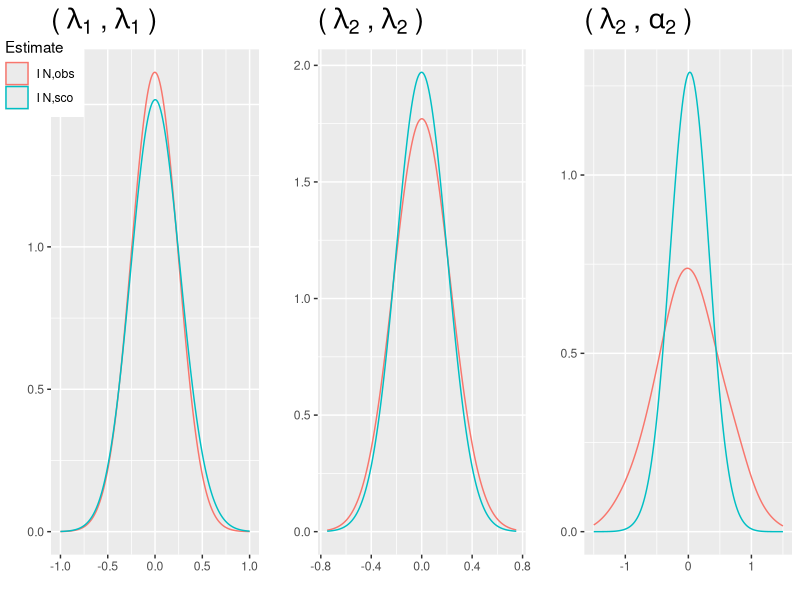

Here is the R script that generated this plot:
### "Computing an empirical Fisher information matrix estimate in latent variable
### models through stochastic approximation."
### ---------------------------------------------------------------------------

### Numerical study in a Poisson mixture model : statistical properties of 
### two estimators of the Fisher Information matrix 
### (section 4.1 of the article)

## Source useful libraries ----------------------------------------------------

rm(list=ls())

library(ggplot2)
library(cowplot)


## Defining useful R functions ------------------------------------------------


## EM algorithm for parameter estimation

em.poisson.mixture <- function(y,K,nbiter=100){
  # y : vector of observations
  # K : number of components of the mixture
  # nbiter : number of iterations of the algorithm
  
  n <- length(y)
  
  # initialization using kmeans
  
  km   <- kmeans(y,centers=K)
  init.alpha <- c(km$size[1]/sum(km$size), km$size[2]/sum(km$size), km$size[3]/sum(km$size))
  init.lambda <- c(km$centers[1], km$centers[2], km$centers[3])
  ord <- order(init.lambda)
  init.lambda <- init.lambda[ord]
  init.alpha <- init.alpha[ord][-K]
  
  lambda.est     <- matrix(NA,K,nbiter)
  alpha.est      <- matrix(NA,K-1,nbiter)
  lambda.est[,1] <- init.lambda
  alpha.est[,1]  <- init.alpha    
  
  prob <- matrix(NA,n,K-1) # posterior probabilities 
  
  for (l in 2:nbiter){
    
    denom <- 0
    for (k in 1:(K-1)){
      denom <- denom + 
        exp(-lambda.est[k,l-1])*lambda.est[k,l-1]^y*alpha.est[k,l-1]
    }
    denom <- denom + 
      exp(-lambda.est[K,l-1])*lambda.est[K,l-1]^y*(1-sum(alpha.est[,l-1]))
    
    ## E-step
    for (k in 1:(K-1)){
      prob[,k] <- exp(-lambda.est[k,l-1])*lambda.est[k,l-1]^y*alpha.est[k,l-1]/denom
    }
    
    ## M-step
    
    for (k in 1:(K-1)){
      lambda.est[k,l] <- sum(y*prob[,k])/sum(prob[,k])
      alpha.est[k,l] <- sum(prob[,k])/n
    }
    
    lambda.est[K,l] <- sum(y*(1-rowSums(prob)))/sum(1-rowSums(prob))
  }
  
  est <- list(lambda.est[,nbiter],alpha.est[,nbiter])
  
  return(est)
}

## Simulation of observations according to a mixture of Poisson distributions

data.sim <- function(n,lambda,alpha){
  # n      : number of observations to be simulated
  # lambda : vector of K Poisson parameters in ascending order
  # alpha  : vector of mixture proportions (first K-1 components)
  
  z <- rep(0,n) # latent variable
  y <- rep(0,n) # observed variable
  
  t <- cumsum(c(alpha,1-sum(alpha)))
  
  for (i in 1:n){
    u    <- runif(1)
    z[i] <- 1+sum(u>t)
    y[i] <- rpois(1,lambda[z[i]])
  }
  
  return(y)
}

## Function for Fisher Information matrix estimation, 
## computing Isco and Iobs

pm_fisher_estimation <- function(y, lambda, alpha) {
  # y      : vector of observations
  # lambda : vector of K Poisson parameters for each component of the mixture
  #         (in ascending order)
  # alpha  : vector of (K-1) mixture proportions
  
  K <- length(lambda) # number of components of the mixture
  n <- length(y)      # sample size
  
  deriv1ind  <- matrix(0,2*K-1,n) 
  deriv2     <- matrix(0,2*K-1,2*K-1) 
  covderiv   <- matrix(0,2*K-1,2*K-1)
  
  ## computation of conditional expectation of the first derivatives of the 
  ## complete data log-likelihood
  
  denom <- 0
  for (k in 1:(K-1)){
    denom <- denom + exp(-lambda[k])*lambda[k]^y*alpha[k]
  }
  denom <- denom + exp(-lambda[K])*lambda[K]^y*(1-sum(alpha))
  
  for (k in 1:(K-1)){
    deriv1ind[k,]   <- exp(-lambda[k])*lambda[k]^y*alpha[k]/denom*(y/lambda[k]-1)
    deriv1ind[K+k,] <- exp(-lambda[k])*lambda[k]^y/denom - 
      exp(-lambda[K])*lambda[K]^y/denom
  }
  deriv1ind[K,] <- exp(-lambda[K])*lambda[K]^y*(1-sum(alpha))/denom*(y/lambda[K]-1)
  
  
  ## computation of conditional expectation of the second derivatives of the 
  ## complete data log-likelihood
  
  
  for (k in 1:(K-1)){
    deriv2[k,k]     <- sum(exp(-lambda[k])*lambda[k]^y*alpha[k]/denom*(-y/lambda[k]^2))
    deriv2[K+k,K+k] <- sum(-exp(-lambda[k])*lambda[k]^y/denom/alpha[k] -
                             exp(-lambda[K])*lambda[K]^y/denom*(1/(1-sum(alpha))))
  }
  
  for (k in 1:(K-2)){
    for (l in (k+1):(K-1)){
      deriv2[K+k,K+l] <- - sum(exp(-lambda[K])*lambda[K]^y/denom*(1/(1-sum(alpha))))
      deriv2[K+l,K+k] <- deriv2[K+k,K+l] 
    }
  }
  
  deriv2[K,K]<-sum(exp(-lambda[K])*lambda[K]^y*(1-sum(alpha))/denom*(-y/lambda[K]^2))
  
  ## computation of the conditional covariance matrix of the first derivatives of 
  ## the complete data log-likelihood
  
  
  for (k in 1:(K-2)){
    covderiv[k,k] <- sum(exp(-lambda[k])*lambda[k]^y*alpha[k]/denom*(-1+y/lambda[k])^2) 
    covderiv[k+K,k+K] <- sum(exp(-lambda[k])*lambda[k]^y/denom/alpha[k] +
                               exp(-lambda[K])*lambda[K]^y/denom/(1-sum(alpha))) 
    for (l in (k+1):(K-1)){
      covderiv[k+K,l+K] <- sum(exp(-lambda[K])*lambda[K]^y/denom/(1-sum(alpha))) 
      covderiv[l+K,k+K] <- covderiv[k+K,l+K]
    } 
    covderiv[k,K+k] <- sum(exp(-lambda[k])*lambda[k]^y/denom*(-1+y/lambda[k])) 
    covderiv[k+K,k] <- covderiv[k,K+k]
    
    covderiv[K,K+k] <- sum(exp(-lambda[K])*lambda[K]^y/denom*(-1+y/lambda[K])*(-1)) 
    covderiv[K+k,K] <- covderiv[K,K+k]
  }
  
  covderiv[K-1,K-1] <- sum(exp(-lambda[K-1])*lambda[K-1]^y*alpha[K-1]/denom*(-1+y/lambda[K-1])^2) 
  covderiv[2*K-1,2*K-1] <- sum(exp(-lambda[K-1])*lambda[K-1]^y/denom/alpha[K-1]+
                                 exp(-lambda[K])*lambda[K]^y/denom/(1-sum(alpha))) 
  covderiv[K-1,2*K-1] <- sum(exp(-lambda[K-1])*lambda[K-1]^y/denom*(-1+y/lambda[K-1])) 
  covderiv[2*K-1,K-1] <- covderiv[K-1,2*K-1]
  
  covderiv[K,2*K-1] <- sum(exp(-lambda[K])*lambda[K]^y/denom*(-1+y/lambda[K])*(-1)) 
  covderiv[2*K-1,K] <- covderiv[K,2*K-1]
  
  covderiv[K,K] <- sum(exp(-lambda[K])*lambda[K]^y*(1-sum(alpha))/denom*(-1+y/lambda[K])^2) 
  
  ## computation of Isco and Iobs
  
  Isco <- deriv1ind%*%t(deriv1ind)/n
  Iobs <- deriv1ind%*%t(deriv1ind)/n - deriv2/n - covderiv/n
  
  
  res <- list(Isco = Isco, Iobs = Iobs)
  
  return(res)
}


## Monte-Carlo estimation of the true Fisher information matrix

pm_fisher_mcmc <- function(lambda,alpha,nMC){
  # lambda : vector of K Poisson parameter values (in ascending order)
  # alpha  : vector of K-1 mixture weights (one less value than components in the
  # mixture, the last weight is deduced from the first)
  # nMC    : size of the Monte-Carlo sample
  
  z <- rep(0,nMC) # latent variable
  y <- rep(0,nMC) # observed variable
  
  t <- cumsum(c(alpha,1-sum(alpha)))
  
  # data simulation
  y <- data.sim(nMC,lambda,alpha)
  
  # very large sample based estimation of the FIM
  MCMC_FIM <-  pm_fisher_estimation(y, lambda, alpha)
  MCMC_FIM$Iobs
  MCMC_FIM$Isco
  MCMC_FIM <- (MCMC_FIM$Isco+MCMC_FIM$Iobs)/2
  
  return(MCMC_FIM)
}


## Intermediate function for calculating empirical coverage rates and checking 
## the positive definiteness of Fisher estimates

coverage <- function(theta.true,theta.est,FIM,rate,n){
  # theta.true: vector of true parameter values in the following order : K 
  # Poisson parameters in ascending order, K-1 first mixture proportions
  # theta.est: vector of estimated parameter values in the following order : K 
  # Poisson parameters in ascending order, K-1 first mixture proportions
  # FIM: Fisher Information matrix or its estimate
  # rate: coverage rate
  # n: sample size
  
  DP <- 1
  
  quantile <- qnorm((1+rate)/2)
  
  conf.inf <- theta.est - quantile/sqrt(n)*sqrt(diag(solve(FIM)))
  conf.sup <- theta.est + quantile/sqrt(n)*sqrt(diag(solve(FIM)))
  
  coverage <- (theta.true<=conf.sup)*(theta.true>=conf.inf)
  
  if (sum((eigen(FIM)$values)<=0)>0){
    DP <- 0
  }
  
  res <- list(coverage=coverage,DP=DP)
  
  return(res)
  
}



## Numerical experiment -------------------------------------------------------


nbsim  <- 1000       # number of replicates
nMC    <- 1000000    # sample size for Monte-Carlo estimation of the FIM
alpha  <- c(0.3,0.5) # mixture weights of the first K-1 components 
lambda <- c(2,5,9)   # parameter values of the K Poisson distribution of the mixture
n      <- 500        # sample size

rate <- 0.95

theta.true <- matrix(c(lambda,alpha),ncol=1)

## MCMC estimation of the FIM
fisher.mcmc <- pm_fisher_mcmc(lambda,alpha,nMC)

## Objects for storing results
### Estimation of the FIM while knowing the true parameter values or while
### estimating the parameter values
Iobs.true.theta <- array(NA,dim=c(5,5,nbsim))
Isco.true.theta <- array(NA,dim=c(5,5,nbsim))
Iobs.theta.est  <- array(NA,dim=c(5,5,nbsim))
Isco.theta.est  <- array(NA,dim=c(5,5,nbsim))  
### Parameter estimates
est.lambda <- matrix(NA,3,nbsim)
est.alpha  <- matrix(NA,2,nbsim)
### To derive the empirical coverage rate
coverage.fisher.mcmc <- matrix(0,nbsim,5)
coverage.iobstrue    <- matrix(0,nbsim,5)
coverage.iobsest     <- matrix(0,nbsim,5)
coverage.iscotrue    <- matrix(0,nbsim,5)
coverage.iscoest     <- matrix(0,nbsim,5)
### Positive definiteness of the FIM estimates
DP.iobstrue <- rep(0,nbsim)
DP.iobsest  <- rep(0,nbsim)
DP.iscotrue <- rep(0,nbsim)
DP.iscoest  <- rep(0,nbsim)



for (j in 1:nbsim){
  
  ## Data simulation
  
  y <- data.sim(n,lambda,alpha)
  
  ## Computation of Isco and Iobs in the true parameter value
  
  res.true.theta <- pm_fisher_estimation(y, lambda, alpha)
  Iobs.true.theta[,,j] <- res.true.theta$Iobs
  Isco.true.theta[,,j] <- res.true.theta$Isco
  
  ## Computation of Isco and Iobs in the MLE value of the parameter
  
  em.est <- em.poisson.mixture(y,3)
  est.lambda[,j] <- em.est[[1]]
  est.alpha[,j] <- em.est[[2]]#[ord[-3]]
  
  res.theta.est <- pm_fisher_estimation(y, est.lambda[,j], est.alpha[,j])
  Iobs.theta.est[,,j] <- res.theta.est$Iobs
  Isco.theta.est[,,j] <- res.theta.est$Isco
  
  
  if (n>=500){
    ## Coverage rates and positive definiteness of the FIM estimates
    
    cov0 <- coverage(theta.true,c(est.lambda[,j],est.alpha[,j]),fisher.mcmc,rate,n)
    coverage.fisher.mcmc[j,] <- cov0$coverage
    
    cov1 <- coverage(theta.true,c(est.lambda[,j],est.alpha[,j]),
                     Isco.true.theta[,,j],rate,n)
    coverage.iscotrue[j,] <- cov1$coverage
    DP.iscotrue[j] <- cov1$DP
    
    cov2 <- coverage(theta.true,c(est.lambda[,j],est.alpha[,j]),
                     Isco.theta.est[,,j],rate,n)
    coverage.iscoest[j,] <- cov2$coverage
    DP.iscoest[j] <- cov2$DP
    
    cov3 <- coverage(theta.true,c(est.lambda[,j],est.alpha[,j]),
                     Iobs.true.theta[,,j],rate,n)
    coverage.iobstrue[j,] <- cov3$coverage
    DP.iobstrue[j] <- cov3$DP
    
    cov4 <- coverage(theta.true,c(est.lambda[,j],est.alpha[,j]),
                     Iobs.theta.est[,,j],rate,n)
    coverage.iobsest[j,] <- cov4$coverage
    DP.iobsest[j] <- cov4$DP
  }
}

### Computation of the empirical covering rates
colMeans(coverage.fisher.mcmc)
colMeans(coverage.iscotrue)
colMeans(coverage.iscoest)
colMeans(coverage.iobstrue[which(DP.iobstrue==1),])
colMeans(coverage.iobsest[which(DP.iobsest==1),])

## Graphical representation of the empirical distribution of the FIM estimates

DataRes <- data.frame(EstF11=c(sqrt(n)*(Isco.true.theta[1,1,]-fisher.mcmc[1,1]),
                               sqrt(n)*(Iobs.true.theta[1,1,]-fisher.mcmc[1,1])),
                      EstF22=c(sqrt(n)*(Isco.true.theta[2,2,]-fisher.mcmc[2,2]),
                               sqrt(n)*(Iobs.true.theta[2,2,]-fisher.mcmc[2,2])),
                      EstF33=c(sqrt(n)*(Isco.true.theta[3,3,]-fisher.mcmc[3,3]),
                               sqrt(n)*(Iobs.true.theta[3,3,]-fisher.mcmc[3,3])),
                      EstF44=c(sqrt(n)*(Isco.true.theta[4,4,]-fisher.mcmc[4,4]),
                               sqrt(n)*(Iobs.true.theta[4,4,]-fisher.mcmc[4,4])),
                      EstF55=c(sqrt(n)*(Isco.true.theta[5,5,]-fisher.mcmc[5,5]),
                               sqrt(n)*(Iobs.true.theta[5,5,]-fisher.mcmc[5,5])),
                      EstF12=c(sqrt(n)*(Isco.true.theta[1,2,]-fisher.mcmc[1,2]),
                               sqrt(n)*(Iobs.true.theta[1,2,]-fisher.mcmc[1,2])),
                      EstF13=c(sqrt(n)*(Isco.true.theta[1,3,]-fisher.mcmc[1,3]),
                               sqrt(n)*(Iobs.true.theta[1,3,]-fisher.mcmc[1,3])),
                      EstF23=c(sqrt(n)*(Isco.true.theta[2,3,]-fisher.mcmc[2,3]),
                               sqrt(n)*(Iobs.true.theta[2,3,]-fisher.mcmc[2,3])),
                      EstF35=c(sqrt(n)*(Isco.true.theta[3,5,]-fisher.mcmc[3,5]),
                               sqrt(n)*(Iobs.true.theta[3,5,]-fisher.mcmc[3,5])),
                      EstF34=c(sqrt(n)*(Isco.true.theta[3,4,]-fisher.mcmc[3,4]),
                               sqrt(n)*(Iobs.true.theta[3,4,]-fisher.mcmc[3,4])),
                      EstF25=c(sqrt(n)*(Isco.true.theta[2,5,]-fisher.mcmc[2,5]),
                               sqrt(n)*(Iobs.true.theta[2,5,]-fisher.mcmc[2,5])),
                      EstF24=c(sqrt(n)*(Isco.true.theta[2,4,]-fisher.mcmc[2,4]),
                               sqrt(n)*(Iobs.true.theta[2,4,]-fisher.mcmc[2,4])),
                      EstF15=c(sqrt(n)*(Isco.true.theta[1,5,]-fisher.mcmc[1,5]),
                               sqrt(n)*(Iobs.true.theta[1,5,]-fisher.mcmc[1,5])),
                      EstF14=c(sqrt(n)*(Isco.true.theta[1,4,]-fisher.mcmc[1,4]),
                               sqrt(n)*(Iobs.true.theta[1,4,]-fisher.mcmc[1,4])),
                      Estimate=c(rep('I N,sco',nbsim),rep('I N,obs',nbsim)))


F11 <- ggplot(DataRes, aes(EstF11, color=Estimate)) +
  geom_density(bw=0.2,alpha=0.6) +
  scale_fill_manual(values = c("#984EA3",'#E69F00')) +
  xlab("") +
  ylab("") +
  xlim(-1,1) +
  ggtitle(bquote('('~lambda[1]~','~ lambda[1]~')')) +
  theme(legend.position = c(-0.05, 0.95), plot.title = element_text(size=20,face="bold"))

F22 <- ggplot(DataRes, aes(EstF22, color=Estimate)) +
  geom_density(bw=0.2,alpha=0.6) +
  scale_fill_manual(values = c("#984EA3",'#E69F00'))  +
  xlab("") +
  ylab("") +
  xlim(-0.75,0.75) +
  ggtitle(bquote('('~lambda[2]~','~ lambda[2]~')')) +
  theme(legend.position = "none", plot.title = element_text(size=20,face="bold"))

F25 <- ggplot(DataRes, aes(EstF25, color=Estimate)) +
  geom_density(bw=0.2,alpha=0.6) +
  scale_fill_manual(values = c("#984EA3",'#E69F00')) +
  xlab("") +
  ylab("") +
  xlim(-1.5,1.5) +
  ggtitle(bquote('('~lambda[2]~','~ alpha[2]~')')) +
  theme(legend.position = "none", plot.title = element_text(size=20,face="bold"))


plot_grid(F11, F22, F25, ncol = 3, nrow = 1)
